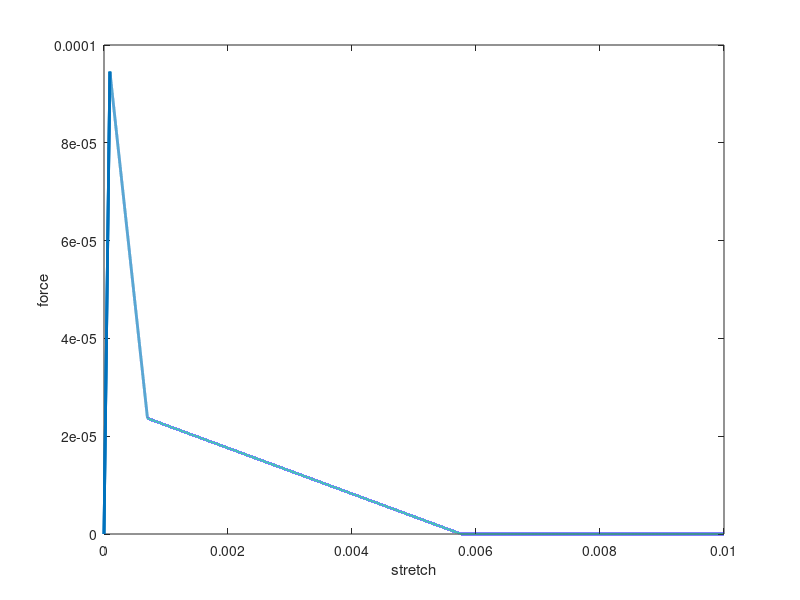

Reproduce this figure in MATLAB.
% ===============================
%        Trilinear model
% ===============================

clear all
% close all


s = [0 : 0.0000001 : 1E-2]';
lambda = 0.25;
beta = 0.25; 
s0 = 9.46E-5;
gamma = (3 + 2 * beta) / (2 * beta * (1 - beta));

GF = 133.496;
c = 2.3214e18;
delta = 15.708 / 1000;

sc = ((10 * GF * gamma + pi * c * delta^5 * s0^2 + pi * beta * c * delta^5 * gamma * s0^2) / (c * delta^5 * s0 * pi * (beta * gamma + 1)));     % Equation derived by myself
sc_ = ((10 * GF * gamma) / (c * delta^5 * s0 * pi * (beta * gamma + 1))) + s0;                                                                  % Equation from Yang paper
s1 = ((sc - s0)/gamma) + s0;
eta = s1/s0;

a = (s1 - s0*lambda) / (s1 - s0);
b1 = (sc - s1*lambda);
b2 = (sc - s1);
b = b1/b2;

gradient_s0s1 = ((1 - lambda) * s0) / (s1 - s0);
gradient_s1sc = (lambda * s0) / (sc - s1); 

for i = 1 : size(s,1)
    
    
    % =============================
    %           Trilinear
    % =============================
    % https://www.hindawi.com/journals/sv/2017/8329545/
    % A Damaged Constitutive Model for Rock under Dynamic and High Stress State
    
    if s(i) < s0 
        
        bsf(i,1) = 0;
        force(i,1) = (1 - bsf(i,1)) * s(i);
        stretch(i,1) = s(i);
    
    elseif s(i) > s0 && s(i) <= s1
        
        bsf(i,1) = 1 - ( (eta - lambda) / (eta - 1) * (s0 / s(i)) ) + ( (1 - lambda) / (eta - 1) ); 
        force(i,1) = (1 - bsf(i,1)) * s(i);
        stretch(i,1) = s(i);

    elseif s(i) > s1 && s(i) <= sc
        
        % bsf(i,1) = 1 - (lambda * s0 / s(i)); % + ( (lambda * s0) / (sc - s1) );
        bsf(i,1) = 1 - ( (s0 * lambda) / s(i) ) * ( (sc - s(i)) / (sc - s1) );
        force(i,1) = (1 - bsf(i,1)) * s(i);
        stretch(i,1) = s(i);
        % fprintf('%.10f \t %.10f \t %.10f \n', force(i,1), bsf(i,1), stretch(i))
        % fprintf('%f \n', s0/s(i)) 
        
    elseif s(i) > sc
        
        bsf(i,1) = 1;
        force(i,1) = (1 - bsf(i,1)) * s(i);
        stretch(i,1) = s(i);
        
    end

    % =============================
    %           Bilinear
    % =============================
    
%     if (s0 < s(i)) && (s(i) <= sc)
% 
%         bsf(i,1) = ( (s(i) - s0) / s(i) ) * ( sc / (sc - s0) );
%         force(i,1) = (1 - bsf(i,1)) * s(i);
%         stretch(i,1) = s(i);
% 
%     end

%     if s(i) > s0 && s(i) <= s1
%         
%         bsf(i,1) = (s(i) - s0) * ( (1 - beta) / (s1 - s0) );
%         force(i,1) = (1 - bsf(i,1)) * s(i);
%         stretch(i,1) = s(i);
%         
%     elseif s(i) > s1 && s(i) <= sc
%         
%         bsf(i,1) = (1 - beta) + ( (s(i) - s1) * ( beta / (sc - s1) ) );
%         force(i,1) = (1 - bsf(i,1)) * s(i);
%         stretch(i,1) = s(i);
%         
%     elseif s(i) > sc
%         
%         bsf(i,1) = 1;
%         force(i,1) = (1 - bsf(i,1)) * s(i);
%         stretch(i,1) = s(i);
%         
%     end
    
end


plot(stretch, force , 'LineWidth', 2)
% plot(1:size(bsf,1), bsf , 'LineWidth', 2)
% hold on
% xline(s0)
% xline(s1)
% xline(sc)
% yline(1 - beta)
% yline(1)
xlabel('stretch')
% ylabel('bond softening factor')
ylabel('force')